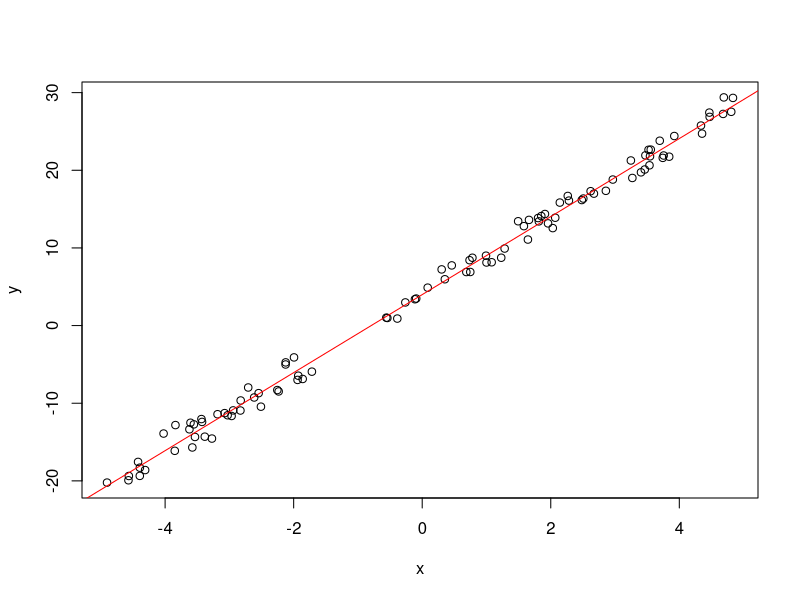

This figure's R source:
exercise2 <- function(m, a, b, xmin, xmax){
    x <- runif(m, min = xmin, max = xmax)
    
    e <- rnorm(m, 1)

    y <- a + b * x + e

    g <- lm(y~x)
    
    plot(y~x) 

    abline(g, col="red")
}

exercise2(100, 3, 5, -5, 5)